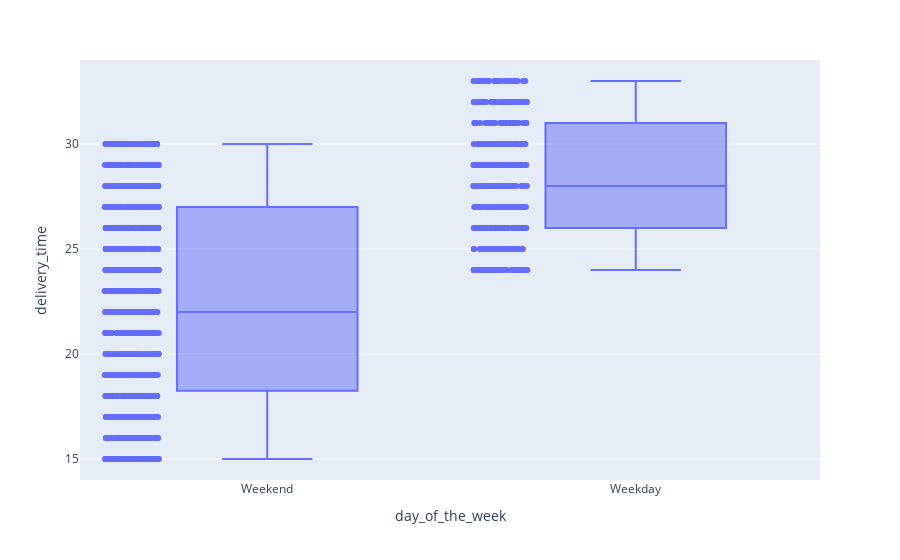

The notebook cell saved with this chart:
### Markdown cell above
### The company wants to analyze the delivery time of the orders on weekdays and weekends. How does the mean delivery time vary during weekdays and weekends?

### Code cell
# importing plotly
import plotly.express as px
# Plot delivery time series using plotly (box and scatter plot with annotation) for date of the week
fig = px.box(df, x="day_of_the_week", y="delivery_time", points="all")
fig.show()

### Figure 1 — Plotly figure (JSON) as saved in the notebook; plotly's stock layout.template omitted (floating-point values rounded to 4 significant figures; data arrays with more than 128 entries replaced by an {"elided": "..."} marker saying what was removed)
{"data": [{"alignmentgroup": "True", "boxpoints": "all", "hovertemplate": "day_of_the_week=%{x}<br>delivery_time=%{y}<extra></extra>", "legendgroup": "", "marker": {"color": "#636efa"}, "name": "", "notched": false, "offsetgroup": "", "orientation": "v", "showlegend": false, "type": "box", "x": {"elided": "1898 str values"}, "x0": " ", "xaxis": "x", "y": {"elided": "1898 int values"}, "y0": " ", "yaxis": "y"}], "layout": {"boxmode": "group", "legend": {"tracegroupgap": 0}, "margin": {"t": 60}, "xaxis": {"anchor": "y", "domain": [0, 1], "title": {"text": "day_of_the_week"}}, "yaxis": {"anchor": "x", "domain": [0, 1], "title": {"text": "delivery_time"}}}}
